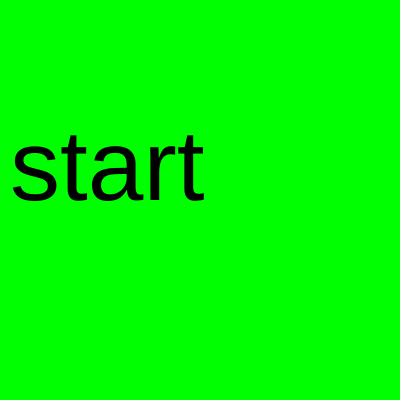
Frame 1 (no input)
Frame 60 (no input): identical to frame 1, image omitted
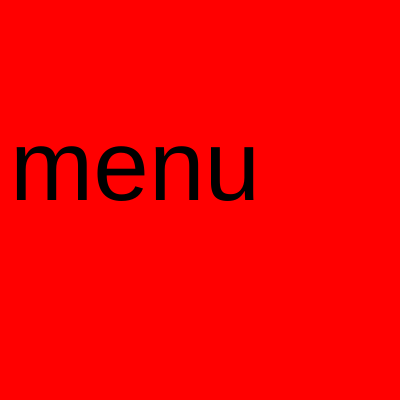
Frame 120 (the mouse pressed at the canvas centre since frame 60)

The p5.js sketch that drew these frames (run headless with seeded random() and noise() and a simulated clock; from frame 60 on, the mouse is pressed at the canvas centre):

// p5.js sketch
// ── sketch.js
// https://editor.p5js.org/jht9629-nyu/sketches/AhJPcoZde
// Game States array buttons

let slides = [drawStart, drawMenu, drawPlay];
let index = 0;

function setup() {
  createCanvas(400, 400).mousePressed(function () {
    index = (index + 1) % slides.length;
  });
  createButton("play").mousePressed(function () {
    index = slides.indexOf(drawPlay);
  });
}

function draw() {
  background(220);
  textSize(100);
  slides[index]();
}

function drawStart() {
  background(0, 255, 0);
  text("start", 10, height/2);
}

function drawMenu() {
  background(255, 0, 0);
  text("menu", 10, height/2);
}

function drawPlay() {
  background(255, 255, 0);
  text("play", 10, height/2);
}

// function mouseClicked() {
//   index = (index + 1) % s.length;
// }

// TRY: more buttons, go next, go previous, go other states

// https://editor.p5js.org/jht9629-nyu/sketches/6HRN2MYyH
// Game States array

// https://editor.p5js.org/jht9629-nyu/sketches/-eVVn0lh2
// Game States explicit

// https://editor.p5js.org/jht9629-nyu/sketches/l3ELOjGdJ
// Game States

// https://editor.p5js.org/shawn/sketches
